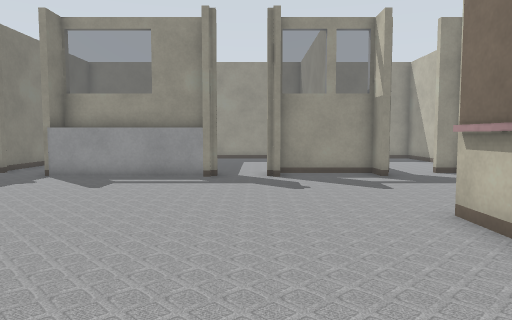
[1] (above)

24 first-person views from a walk through a world built for the Gazebo simulator. The camera is 0.72 m above the floor, tilts 4° down and sees 70° across. The lines on the ground mark 1 m squares. The floor is counted in squares, 0.5 m on a side. Each view is taken from the middle of a square. On the plan, view 1 faces up. The plan holds only what a view shows up to about 16 squares ahead; the rest is blank. The place goes on beyond the plan. Some surface patterns are stand-ins.

[2]
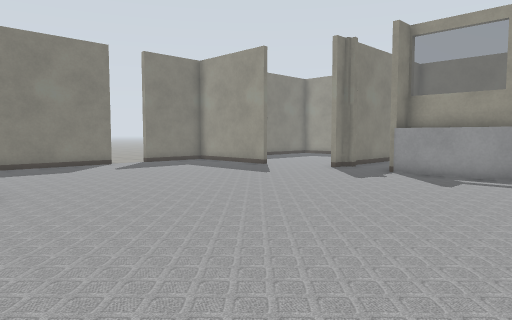

[3]
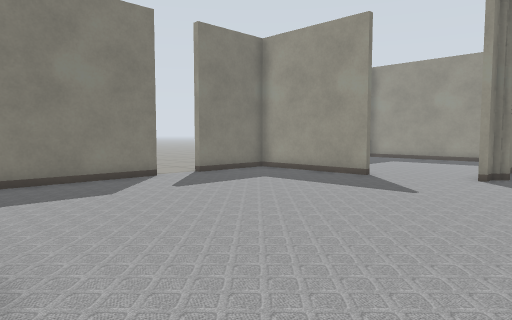

[4]
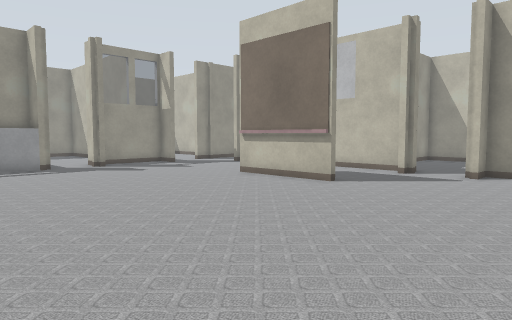

[5]
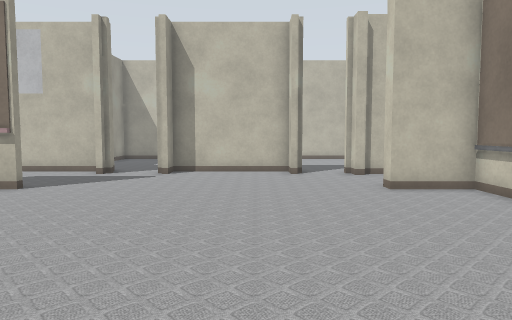

[6]
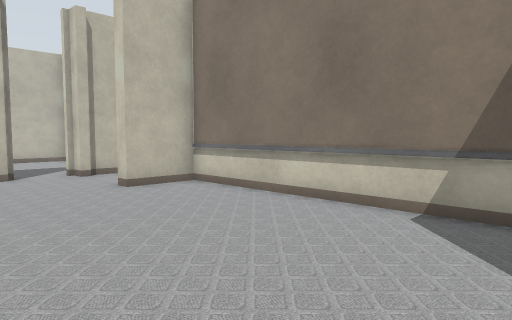

[7]
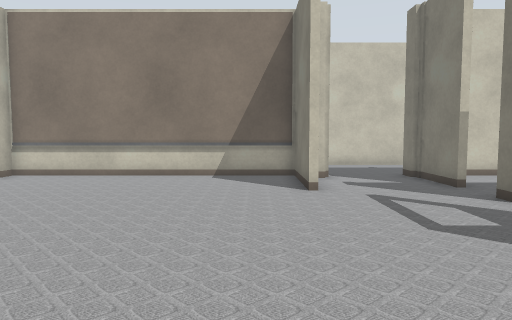

[8]
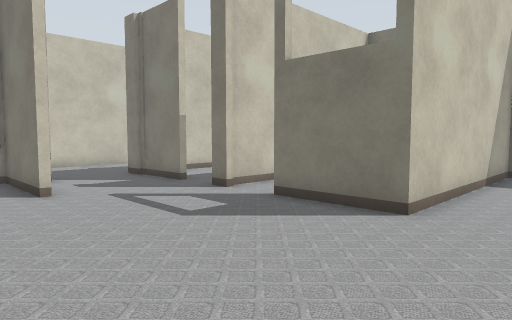

[9]
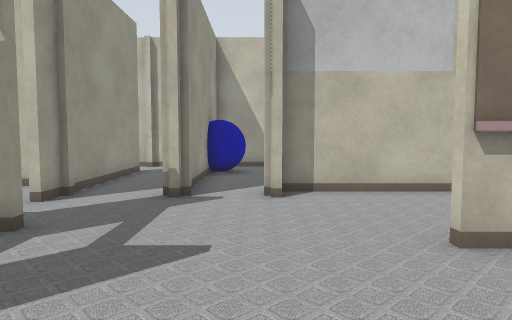

[10]
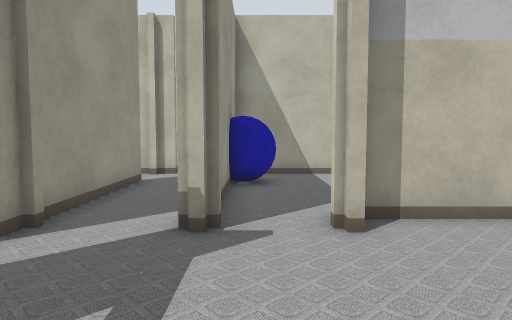

[11]
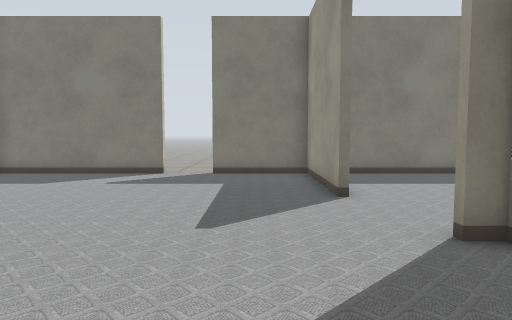

[12]
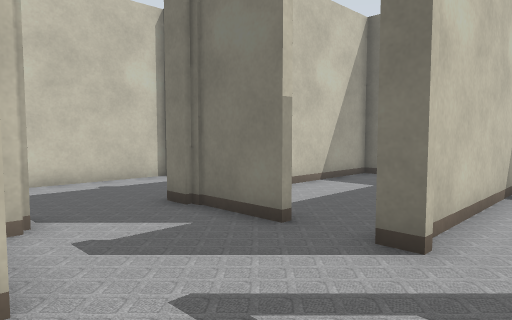

[13]
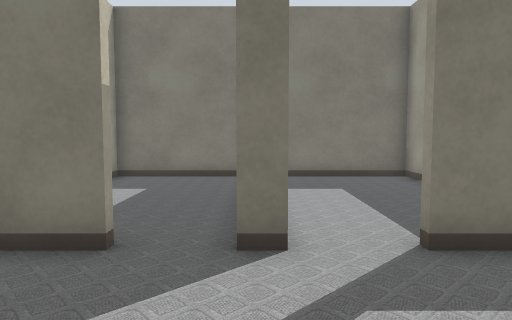

[14]
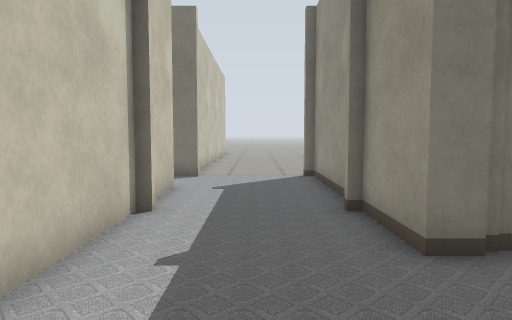

[15]
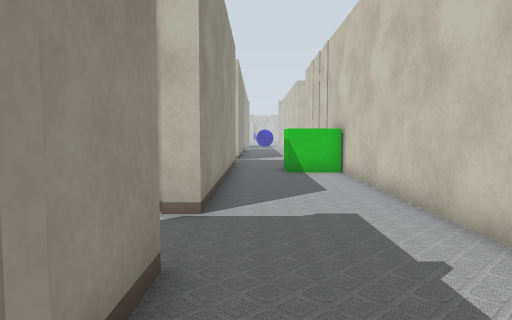

[16]
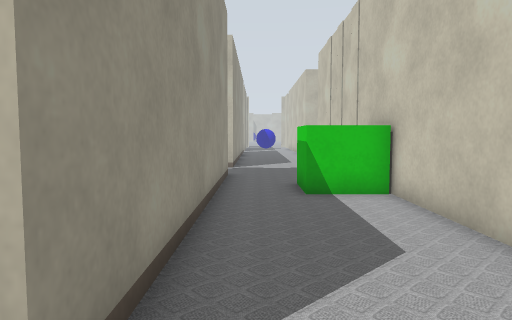

[17]
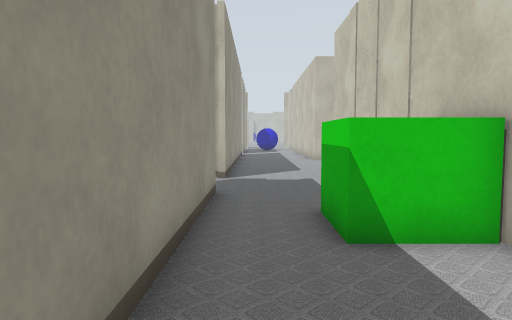

[18]
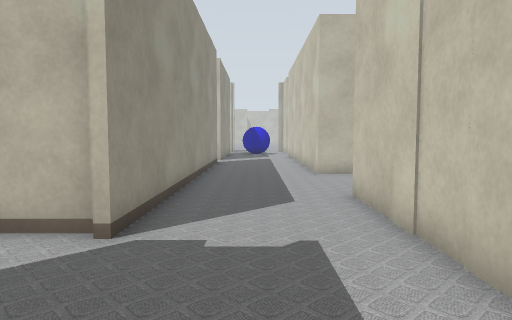

[19]
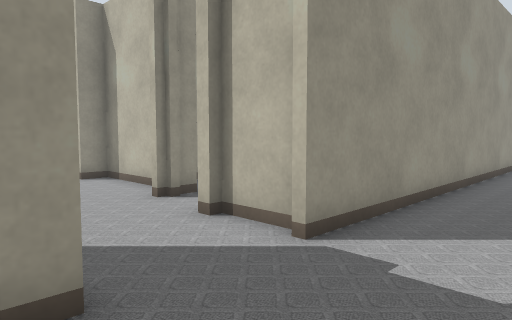

[20]
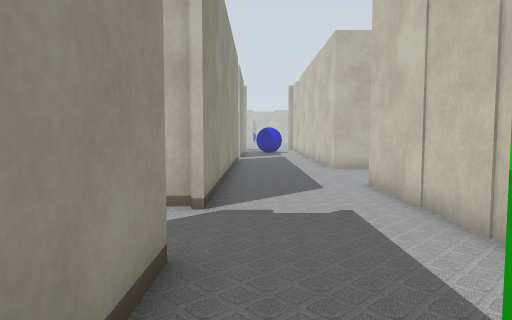

[21]
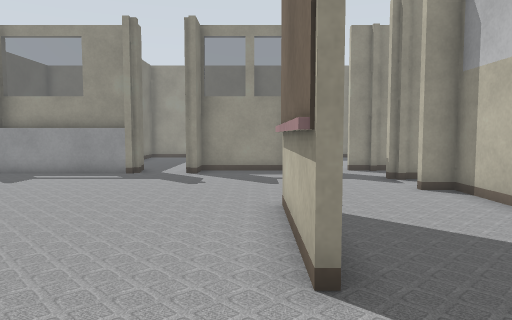

[22]
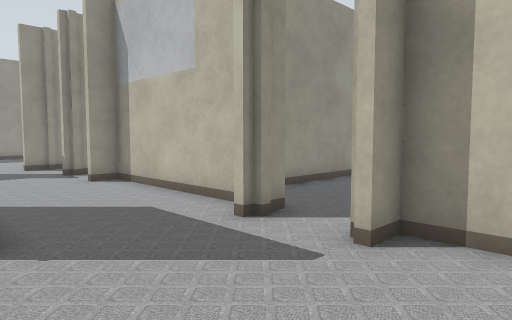

[23]
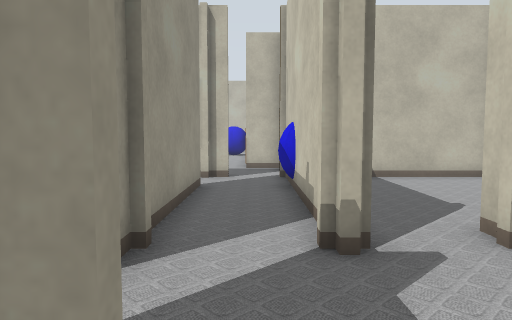

[24]
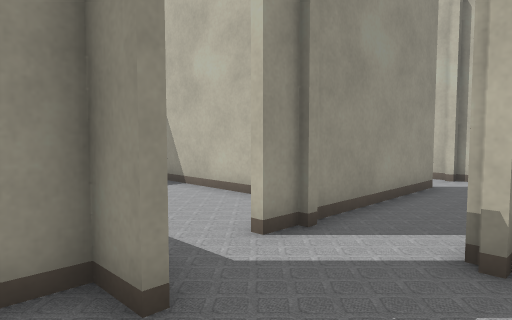

### Floor plan
Points are (right, up) in squares from view 1. A wall is a line through its corners. A room is listed if a view was taken in it or the views show most of it. See-through windows are left out.
Room 1 (views 1, 2, 3, 4, 5, 6, 7, 8, 9, 10, 11, 12, 13, 21, 22, 23, 24)
walls: (3.9, 2.3) (3.5, 2.3) (3.5, 6.4) (3.9, 6.4); (-1.5, 12.4) (-7.1, 12.4); (-6.4, -6.2) (-6.4, -9.7) (3.5, -9.7) (3.5, -7.5) (4.1, -7.5); (-10.5, -4.5) (-10.5, -5.2); (8.1, 2.1) (8.1, 8.4) (7.2, 8.4); (8.5, 1.6) (7.2, 1.6); (7.2, 8.6) (8.5, 8.6); (4.3, 12.5) (4.3, 13.9); (-9.8, 13.5) (-9.8, 12.8); (4.4, 13.6) (0.8, 13.6) (0.8, 12.4); (7.2, -5.3) (8.1, -5.3) (8.1, -0.8) (7.2, -0.8); (-13.2, 11.9) (-18.5, 11.9) (-18.5, 8.4); (8.5, 10.7) (7.5, 10.7) (7.5, 11.2); (8.5, -5.5) (7.2, -5.5); (8.9, 11) (14.4, 11); (7, -7.5) (7.6, -7.5); (7.6, 13.6) (6.6, 13.6); (-18.5, 6.6) (-18.5, 0.4) (-10.5, 0.4) (-10.5, -2.9); (13.4, 13.6) (7.8, 13.6); (15.4, 12.9) (15.4, 13.6); (15.4, 13.8) (15.4, 14.4)
ways out: opening at (-8.5, -7) to room 2; opening at (5.5, -8) to room 2; opening at (8, 9.5) to room 3; opening at (-11, -6) to room 4; opening at (-11, -4) to room 5; opening at (-12, 12.7); opening at (-9, 13.5); opening at (6, 14); opening at (14, 14); opening at (15.5, 12)
Room 2 (views 14, 15, 16, 17, 18, 19, 20)
walls: (2.4, -14.2) (10.6, -14.2); (4.1, -10) (-7.4, -10) (-7.4, -9.1); (7.3, -9.8) (7.3, -7.9); (7, -7.9) (7, -7.5); (-10.2, -9.2) (-10.2, -10) (-12.8, -10); (-10.5, -6.8) (-10.5, -9.4); (-14.1, -10) (-18.5, -10); (15.4, -15.5) (15.4, -14.2) (18, -14.2); (-16, -14.2) (-0.5, -14.2); (-18.5, -13.9) (-18.5, -14.9); (18.5, -10) (6.9, -10)
ways out: opening at (-8.5, -7) to room 1; opening at (5.5, -8) to room 1
objects: green box (0, -14) to (2, -12)
Room 3 (no view inside)
walls: (15.4, 10.7) (8.5, 10.7); (15.4, 4.2) (15.4, 11.2)
ways out: opening at (8, 9.5) to room 1
objects: blue ball (12, 9) to (13, 11)
Room 4 (no view inside)
walls: (-18.5, -5.6) (-18.5, -10.4); (-18.5, -9.7) (-12.4, -9.7)
ways out: opening at (-11, -6) to room 1
Room 5 (no view inside)
walls: (-16.4, -4.8) (-10.9, -4.8); (-17.1, 0.1) (-18.5, 0.1) (-18.5, -3.9)
ways out: opening at (-11, -4) to room 1

Positions as (right, up) in squares from view 1, and headings:
1: (0, 0), facing up
2: (-1, -1), facing up-left
3: (-7, 0), facing up-left
4: (-6, -4), facing up-right
5: (-6, -4), facing right
6: (-6, -3), facing down-right
7: (-5, 3), facing down
8: (-4, 3), facing down-left
9: (-1, 9), facing right
10: (2, 10), facing right
11: (-5, 10), facing left
12: (-6, -3), facing down-left
13: (-6, -5), facing left
14: (-6, -12), facing left
15: (-14, -11), facing right
16: (-9, -11), facing right
17: (-5, -11), facing right
18: (2, -12), facing right
19: (3, -13), facing up-right
20: (0, -11), facing right
21: (3, -1), facing up
22: (3, -3), facing up-right
23: (3, 12), facing right
24: (3, 10), facing up-right
